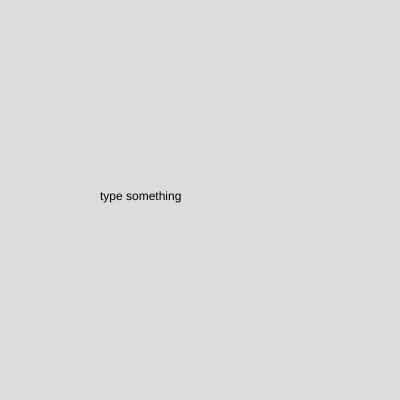
Frame 1 (no input)
Frame 60 (no input): identical to frame 1, image omitted
Frame 120 (the mouse pressed at the canvas centre since frame 60): identical to frame 1, image omitted

The p5.js sketch that drew this single still picture (run headless with seeded random() and noise() and a simulated clock; from frame 60 on, the mouse is pressed at the canvas centre):

// p5.js sketch
// ── sketch.js
let input;

function setup() {
  createCanvas(400, 400);

  input = createInput("");
  input.position(0, 400);
}

function draw() {
  background(220);
  let textType = input.value();

  text("type something", 100, 200);
  text(textType, 5, 50);
}
function keyPressed() {
  if (keyCode === ENTER) {
    input.value("");
  }
}
